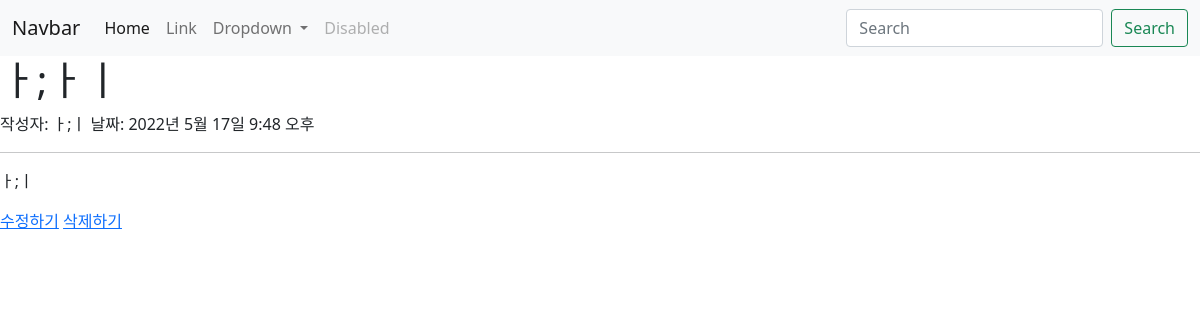
Before: /7 with the older database file.
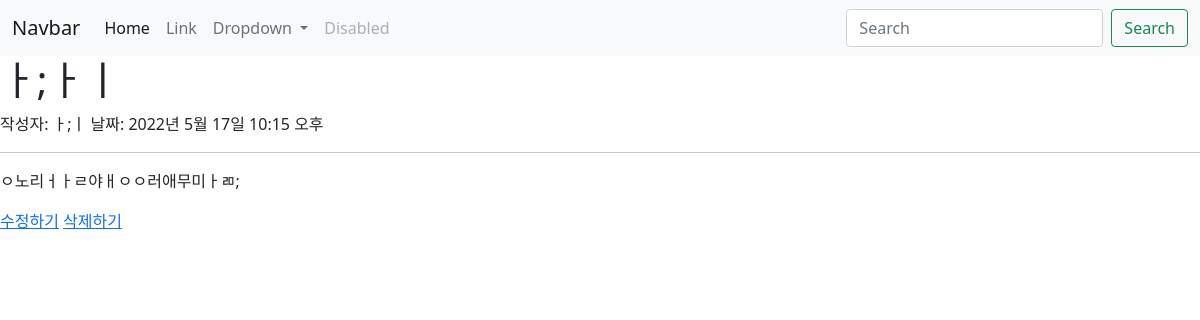
After: the same page with the newer database file.
### main/models.py (models this page shows, shortened)
class Post(models.Model):
    id= models.AutoField(primary_key=True)
    title= models.CharField(max_length=200)
    writer=models.CharField(max_length=100)
    pub_date=models.DateTimeField()
    body=models.TextField()
    image= models.ImageField(upload_to = "blog/", blank=True, null = True)

### main/views.py (the view)
# urls.py: path('<int:id>', detail, name="detail"),
def detail(request, id):
    post=get_object_or_404(Post, pk= id)
    return render(request, 'main/detail.html',{'post':post})

### main/templates/main/detail.html (shortened to what this page needs)
{% extends 'base.html' %}
{% load static %}
{% block content %}
<h1>{{post.title}}</h1>
작성자: {{post.writer}}
날짜: {{post.pub_date}}
<hr>
<p>{{post.body}}</p>
<a href="{%url 'main:edit' post.id%}">수정하기</a>
<a href="{%url 'main:delete' post.id%}">삭제하기</a>
{% endblock%}

Changed rows visible on the page:
changed Post "ㅏ;ㅏㅣ": pub_date "2022년 5월 17일 9:48 오후" → "2022년 5월 17일 10:15 오후"; body "ㅏ;ㅣ" → "ㅇ노리ㅓㅏㄹ야ㅐㅇㅇ러애무미ㅏㄻ;"
